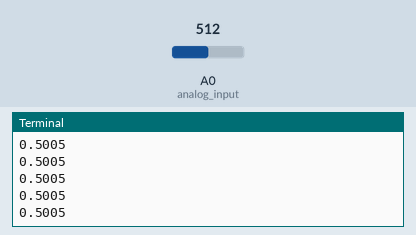
Bench run of a program on a simulated Arduino board driven over Firmata from a computer. Shown: the last lines printed to the terminal. The inputs (shaded band) are chosen by the test bench; at power-on: A0 (analog_input) = 512 (analog values on the 0–1023 scale).

Above: at 6.2 s.
6.3 s: A0 (analog_input) set to 716
At 6.31 s:
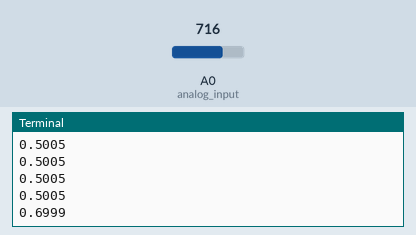
7.8 s: A0 (analog_input) set to 900
At 7.81 s:
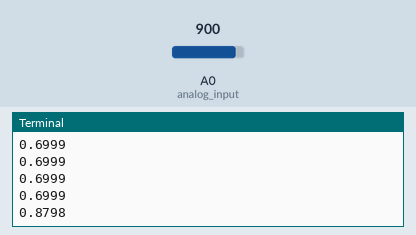
Timing chart, 0 to 10.8 s (numbered marks = the images above; inputs shaded):
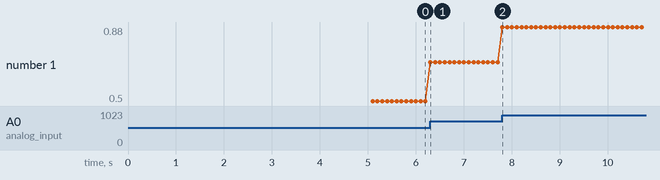

The program:

3_read_analog_input1.py
```python
import pyfirmata
import time
from board_settings import board

it = pyfirmata.util.Iterator(board)

it.start()


analog_input = board.get_pin("a:0:i")


while True:

    analog_value = analog_input.read()

    print(analog_value)

    time.sleep(0.1)
```

board_settings.py
```python
import pyfirmata

board = pyfirmata.Arduino("/dev/cu.usbmodem1411")
```

Measured:
- after the input at 6.3 s, the terminal: prints a new line at once (image 1)
- after the input at 7.8 s, the terminal: prints a new line at once (image 2)
- plotted number 1: 0.5 → 0.7 after the input at 6.3 s, 0.7 → 0.88 after the input at 7.8 s
